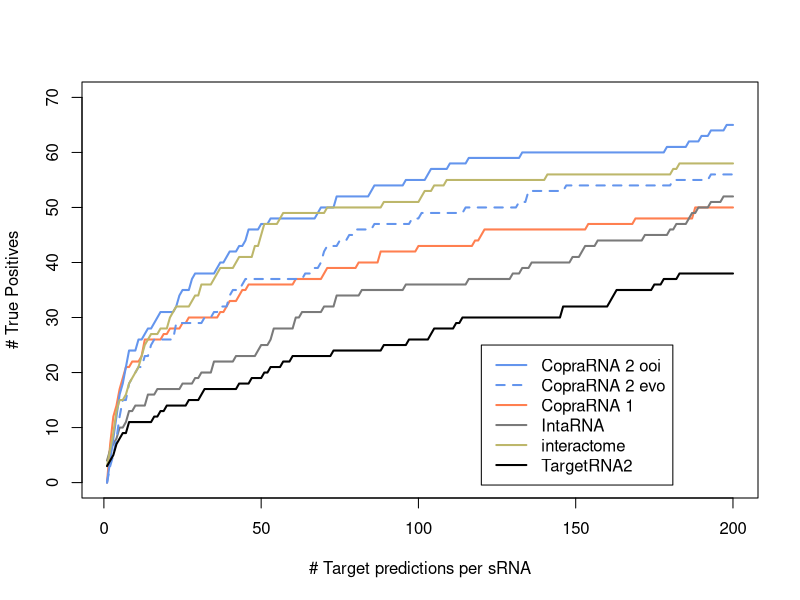

Source code (R):
d <- read.table("benchmark_no_stm.csv", sep=";", header=T)
d_t2 <- read.table("benchmark_targetrna2_no_stm.csv", sep=";", header=T)

# CopraRNA 1
c1_ranks <- d$c1_rank
c1_ranks_cumulated <- c()

# CopraRNA 2 ooi
c2_ooi_rank <- d$c2_ooi
c2_ooi_rank_cumulated <- c()

# CopraRNA 2 evo
c2_evo_rank <- d$c2_evo
c2_evo_rank_cumulated <- c()

# IntaRNA
intarna_ranks <- d$intarna
intarna_ranks_cumulated <- c()

# interactome
interactome_ranks <- d$interactome
interactome_ranks_cumulated <- c()

# TargetRNA2
targetrna_ranks <- d_t2$targetrna2
targetrna_ranks_cumulated <- c()

for (i in 1:200) {
    # CopraRNA 1
    c1_ranks_cumulated <- c(c1_ranks_cumulated, length(which(c1_ranks<=i)))
    # CopraRNA 2 ooi
    c2_ooi_rank_cumulated <- c(c2_ooi_rank_cumulated, length(which(c2_ooi_rank<=i)))    
    # CopraRNA 2 evo 
    c2_evo_rank_cumulated <- c(c2_evo_rank_cumulated, length(which(c2_evo_rank<=i)))    
    # IntaRNA
    intarna_ranks_cumulated <- c(intarna_ranks_cumulated, length(which(intarna_ranks<=i)))
    # interactome
    interactome_ranks_cumulated <- c(interactome_ranks_cumulated, length(which(interactome_ranks<=i)))
    # TargetRNA2
    targetrna_ranks_cumulated <- c(targetrna_ranks_cumulated, length(which(targetrna_ranks<=i)))
}

pdf("CopraRNA2_benchmark_no_stm.pdf")
    # CopraRNA 1
    plot(c1_ranks_cumulated, type="l", main="", ylab="# True Positives", xlab="# Target predictions per sRNA", ylim=c(0,70), lwd=2, col="coral")
    # IntaRNA
    lines(intarna_ranks_cumulated, col="gray48", lwd=2)
    # CopraRNA 2 ooi
    lines(c2_ooi_rank_cumulated, col="cornflowerblue", lwd=2)
    # CopraRNA 2 evo
    lines(c2_evo_rank_cumulated, col="cornflowerblue", lwd=2, lty=2)
    # interactome
    lines(interactome_ranks_cumulated, col="darkkhaki", lwd=2)
    # TargetRNA 2
    lines(targetrna_ranks_cumulated, col="black", lwd=2)

    legend(120, 25, c("CopraRNA 2 ooi", "CopraRNA 2 evo", "CopraRNA 1", "IntaRNA", "interactome", "TargetRNA2"), col=c("cornflowerblue","cornflowerblue","coral","gray48","darkkhaki", "black"), lty=c(1,2,1,1,1,1), lwd=2)
dev.off()
